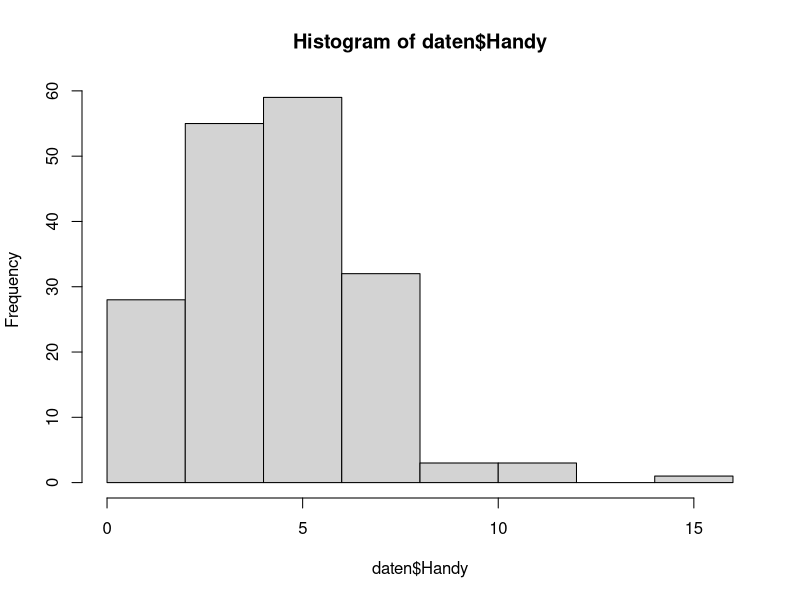

Write the R code that produced this figure.
daten <- read.csv("tut1_2023.csv")

daten

# first 6
head(daten)

head(daten,20)

#dimensions (181 abolute values and 3 variables)
dim(daten)

#all values for Handy
daten$Handy

#vales from 1 to 10 for Handy
daten$Handy[1:10]

#second column
daten[,2]

#row five
daten[5,]

#all rows from 1 to 5
daten[1:5,]

#bool value for Geschlecht == "weiblich"
daten$Geschlecht=="weiblich"

# sum of all TRUE values
sum(daten$Geschlecht=="weiblich")
sum(daten$Geschlecht!="weiblich")
sum(daten$Geschlecht=="maennlich")

w <- sum(daten$Geschlecht=="weiblich")

m <- sum(daten$Geschlecht=="maennlich")

n <- sum(daten$Geschlecht!="weiblich"&daten$Geschlecht!="maennlich")

g <- w+m+n

w
m
n
g

#frequency of each unique values for a variable
table(daten$Partner)

#percentage
table(daten$Partner)/181

#two nachkommastellen
round(table(daten$Partner)/181,2)

sum(round(table(daten$Partner)/181,2))

hist(daten$Handy)

##################################################################

#Aufgabe_01

mABS <- sum(daten$Geschlecht=="maennlich")
mPCT <- mABS/181*100

#Aufgabe_02

BezGesTable <- table(daten$Geschlecht, daten$Partner)


mBez_Perc <- (BezGesTable["maennlich", "ja"] / sum(BezGesTable["maennlich",]))*100 
mBez_Perc
wBez_Perc <- (BezGesTable["weiblich", "ja"] / sum(BezGesTable["weiblich",]))*100
wBez_Perc

if (mBez_Perc > wBez_Perc) {
  print("Prozentual sind mehr Männer als Frauen in einer Beziehung.")
} else if (wBez_Perc > mBez_Perc) {
  print("Prozentual sind mehr Frauen als Männer in einer Beziehung.")
} else {
  print("Prozentual sind gleich viele Männer und Frauen in einer Beziehung.")
}
  
  
#Aufgabe_03

m_daten <- daten$Handy[daten$Geschlecht=="maennlich"]
w_daten <- daten$Handy[daten$Geschlecht=="weiblich"]

m_mean <- mean(m_daten)
m_mean
w_mean <- mean(w_daten)
w_mean

if (m_mean > w_mean) {
  print("Männer verbringen mehr Zeit am Handy als Frauen.")
} else if (w_mean > m_mean) {
  print("Frauen verbringen mehr Zeit am Handy als Männer.")
} else {
  print("Männer und Frauen verbringen  gleich viel Zeit am Handy")
}






